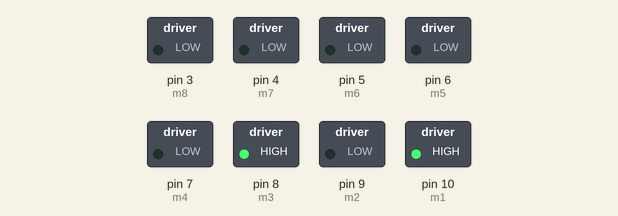
The sketch below on a simulated Arduino Uno, built with avr-gcc and run on an emulated ATmega328P. Parts: switched loads named in the sketch (green lamp = pin HIGH). What the sketch prints to the serial monitor is not drawn.

Above: at 0.1 s.
Timing chart, 0 to 1.6 s (numbered marks = the images above):
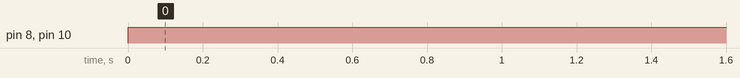

Measured:
- by itself, pin 8 (m3), pin 10 (m1): LOW → HIGH at 0.00 s

The sketch:

BoxBot.ino
```cpp
/*#include "SR04.h"
//#define TRIG_PIN A1
//#define ECHO_PIN A2*/
#define m1 10
#define m2 9
#define m3 8
#define m4 7
#define m5 6
#define m6 5
#define m7 4
#define m8 3

/*SR04 sr04 = SR04(ECHO_PIN,TRIG_PIN);*/

long a;
bool Lr=false;

void setup() {
  Serial.begin(9600);
  pinMode(m1,OUTPUT);
  pinMode(m2,OUTPUT);
  pinMode(m3,OUTPUT);
  pinMode(m4,OUTPUT);
  pinMode(m5,OUTPUT);
  pinMode(m6,OUTPUT);
  pinMode(m7,OUTPUT);
  pinMode(m8,OUTPUT);
}
void MotorX(int a,int b,int c,int d){
  analogWrite(m3,a);
  analogWrite(m4,b);
  analogWrite(m7,c);
  analogWrite(m8,d);
}void MotorY(int a,int b,int c,int d){
  analogWrite(m1,a);
  analogWrite(m2,b);
  analogWrite(m5,c);
  analogWrite(m6,d);
}
void loop() {
  MotorX(1023,0,0,0);
  MotorY(1023,0,0,0);
  Serial.println("Hmm");
   /*a=sr04.Distance();
   //Serial.print(a);
   //Serial.println("cm");
   /*if(a<3){
    if(Lr){
      MotorX(0,1,0,1);
      MotorY(1,0,1,0);
    }else{
      MotorX(1,0,1,0);
      MotorY(0,1,0,1);
    }
   }else{

   }
   Lr=!Lr;
   //delay(10);*/
}
```
